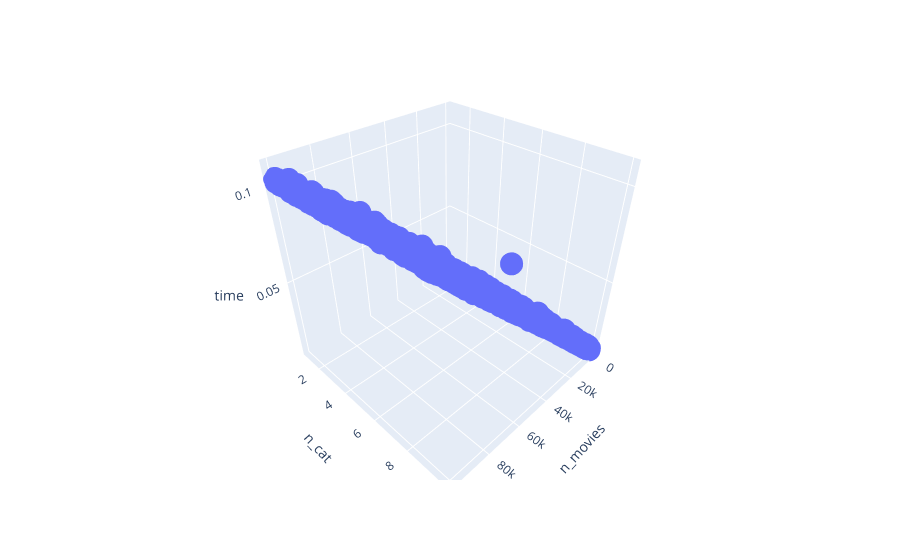

Here is the notebook cell this chart was saved with:
### Code cell
# Plot interactive 3d graph of the results
import plotly.express as px
fig = px.scatter_3d(df, x='n_movies', y='n_cat', z='time')
fig.show()

### Figure 1 — Plotly figure (JSON) as saved in the notebook; plotly's stock layout.template omitted (floating-point values rounded to 4 significant figures; data arrays with more than 128 entries replaced by an {"elided": "..."} marker saying what was removed)
{"data": [{"hovertemplate": "n_movies=%{x}<br>n_cat=%{y}<br>time=%{z}<extra></extra>", "legendgroup": "", "marker": {"color": "#636efa", "symbol": "circle"}, "mode": "markers", "name": "", "scene": "scene", "showlegend": false, "type": "scatter3d", "x": {"elided": "10000 int values"}, "y": {"elided": "10000 int values"}, "z": {"elided": "10000 float values"}}], "layout": {"legend": {"tracegroupgap": 0}, "margin": {"t": 60}, "scene": {"domain": {"x": [0, 1], "y": [0, 1]}, "xaxis": {"title": {"text": "n_movies"}}, "yaxis": {"title": {"text": "n_cat"}}, "zaxis": {"title": {"text": "time"}}}}}
